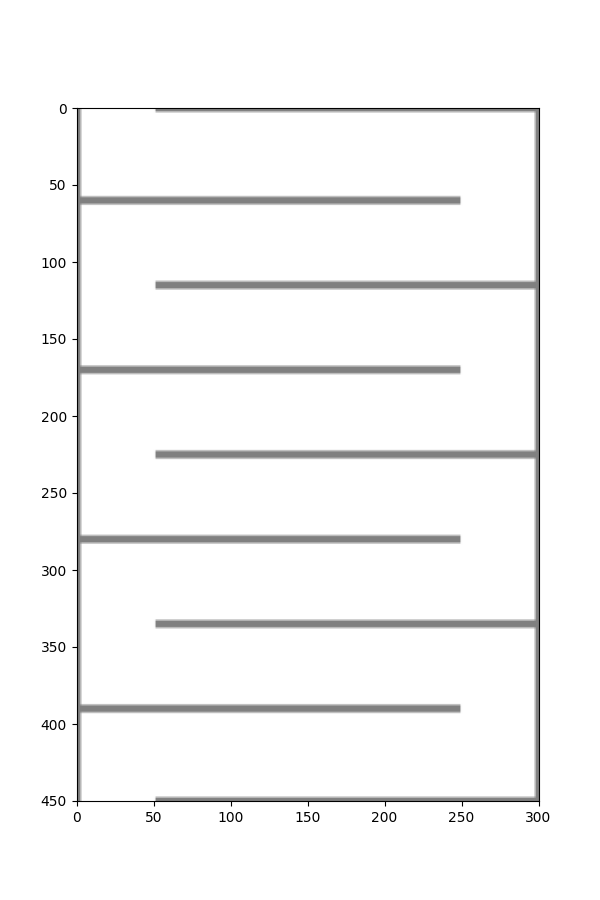
#> input picture notebooks/test_alignment_wp.png, 600 x 900 px
$ python grayscale_convert.py ../notebooks/test_alignment_wp.png out.png
#> lines starting #> are read from the running program, lines starting #| are printed output that depends on the picture
"""
Grayscale Conversion Utility
=============================

Converts PNG images to grayscale TIFF files suitable for Morpheus simulation
initialization. Supports 8-bit, 16-bit, and 32-bit output formats.

The 16-bit format is recommended for Morpheus gradient fields because it
preserves more precision than 8-bit while remaining compatible with the
TIFF reader in Morpheus.

Usage:
    # As a module
    from utils.grayscale_convert import convert_png_to_tiff
    convert_png_to_tiff("gradient.png", "gradient.tiff")

    # From command line
    python -m utils.grayscale_convert input.png output.tiff --bits 16
"""

import argparse
import os
import sys

import numpy as np
from PIL import Image


def convert_png_to_tiff(
    input_path: str,
    output_path: str,
    bit_depth: int = 16,
    width: int = None,
    height: int = None,
    flip_vertical: bool = True,
    resample_method: str = 'NEAREST',
) -> str:
    """Convert a PNG image to a grayscale TIFF file.

    Args:
        input_path: Path to the input PNG image.
        output_path: Path for the output TIFF file.
        bit_depth: Output bit depth (8, 16, or 32). Default is 16.
        width: Target width in pixels (None to keep original).
        height: Target height in pixels (None to keep original).
        flip_vertical: If True, flip the image vertically to align with
            Morpheus domain coordinates (origin at bottom-left).
        resample_method: Resampling method for resize. One of 'NEAREST',
            'BOX', 'BILINEAR', 'HAMMING', 'BICUBIC', 'LANCZOS'.

    Returns:
        The output file path.

    Raises:
        FileNotFoundError: If the input file does not exist.
        ValueError: If an unsupported bit depth is specified.
    """
#> called with input_path = '../notebooks/test_alignment_wp.png', output_path = 'out.png', bit_depth = 16, flip_vertical = True, resample_method = 'NEAREST'
    if not os.path.exists(input_path):
        raise FileNotFoundError(f"Input file not found: {input_path}")

    # Load and convert to 8-bit grayscale
    img = Image.open(input_path).convert('L')

    # Resize if dimensions specified
    if width is not None and height is not None:
        resample_dict = {
            'NEAREST': Image.NEAREST,
            'BOX': Image.BOX,
            'BILINEAR': Image.BILINEAR,
            'HAMMING': Image.HAMMING,
            'BICUBIC': Image.BICUBIC,
            'LANCZOS': Image.LANCZOS,
        }
        resample = resample_dict.get(resample_method.upper(), Image.NEAREST)
        img = img.resize((width, height), resample)

    # Convert to target bit depth
    arr = np.array(img)
    if bit_depth == 8:
        img_out = Image.fromarray(arr.astype(np.uint8), mode='L')
    elif bit_depth == 16:
        # Scale 0–255 to 0–65535 to use the full 16-bit range
        arr16 = arr.astype(np.uint16) * 257
        img_out = Image.fromarray(arr16, mode='I;16')
    elif bit_depth == 32:
        arr32 = (arr.astype(np.float32) / 255.0) * (2**32 - 1)
        img_out = Image.fromarray(arr32.astype(np.uint32), mode='I')
    else:
        raise ValueError(f"Unsupported bit depth: {bit_depth}. Use 8, 16, or 32.")

    # Flip vertically to match Morpheus coordinate system
    if flip_vertical:
        img_out = img_out.transpose(Image.FLIP_TOP_BOTTOM)
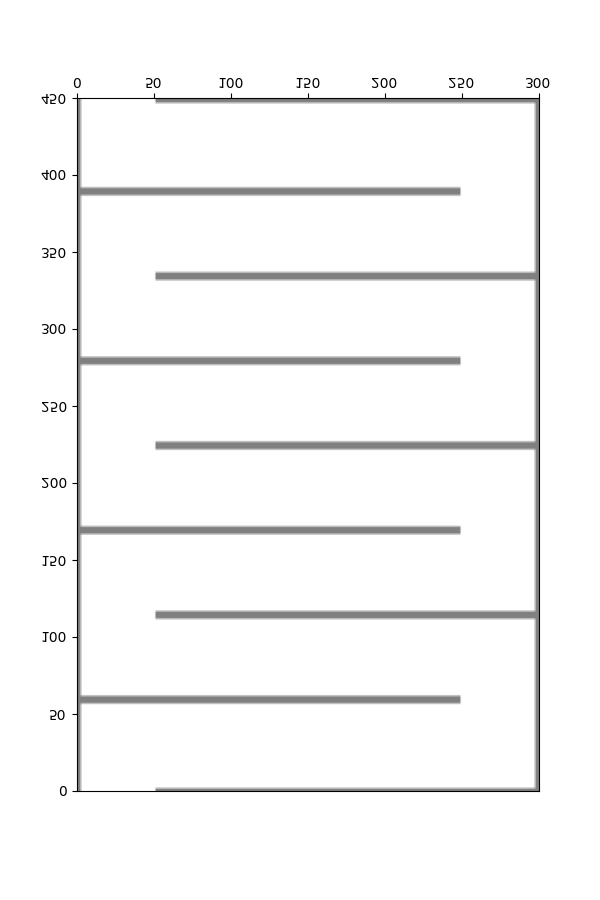
#> img_out: PIL image 600x900 I;16; min 0, max 65535, mean 63390.9; drawn with min black and max white

    # Ensure output directory exists
    os.makedirs(os.path.dirname(output_path) or '.', exist_ok=True)

    img_out.save(output_path, format='TIFF')
    print(f"Saved {bit_depth}-bit TIFF: {output_path}")
    return output_path


def main():
    """Command-line entry point for grayscale conversion."""
    parser = argparse.ArgumentParser(
        description='Convert a PNG image to a grayscale TIFF for Morpheus.',
    )
    parser.add_argument('input', help='Input PNG image file')
    parser.add_argument('output', help='Output TIFF file path')
    parser.add_argument(
        '--bits', type=int, default=16, choices=[8, 16, 32],
        help='Output bit depth (default: 16)',
    )
    parser.add_argument('--width', type=int, default=None, help='Resize width')
    parser.add_argument('--height', type=int, default=None, help='Resize height')
    parser.add_argument(
        '--no-flip', action='store_true',
        help='Do not flip the image vertically',
    )
    parser.add_argument(
        '--resample', default='NEAREST',
        choices=['NEAREST', 'BOX', 'BILINEAR', 'HAMMING', 'BICUBIC', 'LANCZOS'],
        help='Resampling method for resize (default: NEAREST)',
    )
    args = parser.parse_args()

    convert_png_to_tiff(
        input_path=args.input,
        output_path=args.output,
        bit_depth=args.bits,
        width=args.width,
        height=args.height,
        flip_vertical=not args.no_flip,
        resample_method=args.resample,
    )


if __name__ == '__main__':
    main()
